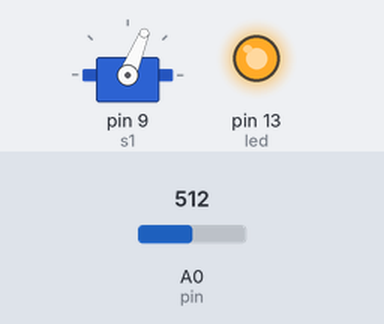
Simulated run of this sketch. Board: Arduino Uno, built with avr-gcc and run on an emulated ATmega328P. Shown: servo, output pins drawn as LEDs (lit = HIGH). The inputs (shaded band) are chosen by the test bench; at power-on: A0 (pin) = 512.

Above: at 1.2 s.
1.3 s: A0 (pin) set to 401
2.8 s: A0 (pin) set to 384
At 3.5 s:
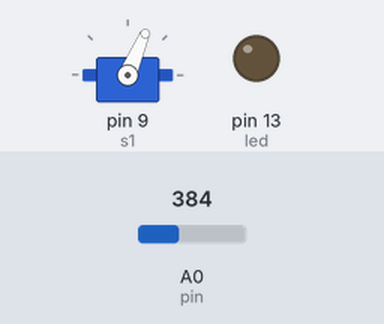
4.3 s: A0 (pin) set to 306
At 5.0 s:
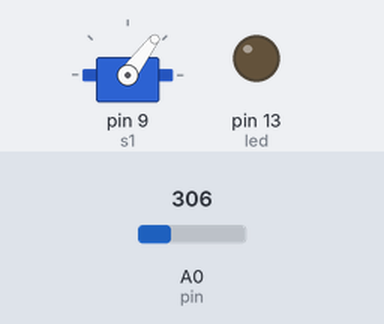
5.8 s: A0 (pin) set to 122
At 7.0 s:
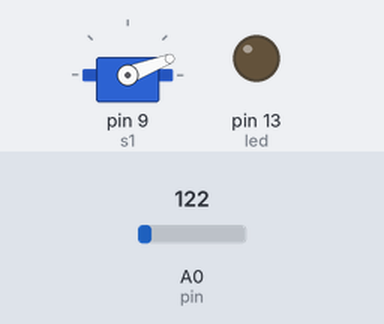
7.3 s: A0 (pin) set to 58
At 8.5 s:
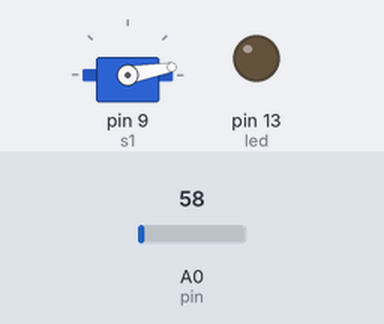
8.8 s: A0 (pin) set to 511
At 9.5 s:
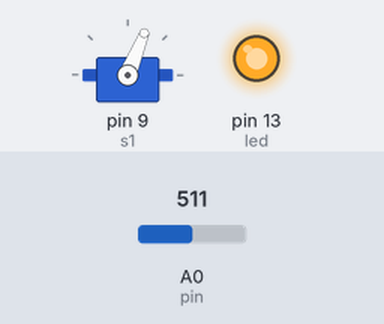
Timing chart, 0 to 11.3 s (numbered marks = the images above; inputs shaded):
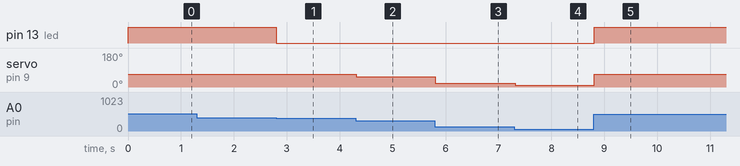

The sketch:

arduinocode.ino
```cpp
#include <Servo.h>

Servo s1;
int pin = A0;   // knob at a0
int led = 13;   // led at 13
int degree;

void setup() {
  s1.attach(9);        // motor at 9
  pinMode(led, OUTPUT); // led output
}

void loop() {
  int reading = analogRead(pin); // knob reading
  degree = map(reading, 0, 1023, 0, 180); // convert to degrees

  if (degree > 68) {
    s1.write(68);       // force stop at 68
    digitalWrite(led, HIGH); // led on
  }
  else {
    s1.write(degree);   // move normally
    digitalWrite(led, LOW); // led off
  }

  delay(15);
}
```

Measured:
- the behaviour switches between 393 and 392 on A0 (pin) (found by bisection; images 0 and 1)
- after the input at 1.3 s, every drawn part: stays the same
- after the input at 2.8 s, pin 13 (led): HIGH → LOW at once; servo on pin 9 (s1): 68° → 67° at once
- after the input at 4.3 s, servo on pin 9 (s1): 67° → 53° at once
- after the input at 5.8 s, servo on pin 9 (s1): 53° → 21° at once
- after the input at 7.3 s, servo on pin 9 (s1): 21° → 10° at once
- after the input at 8.8 s, pin 13 (led): LOW → HIGH at once; servo on pin 9 (s1): 10° → 68° at once
